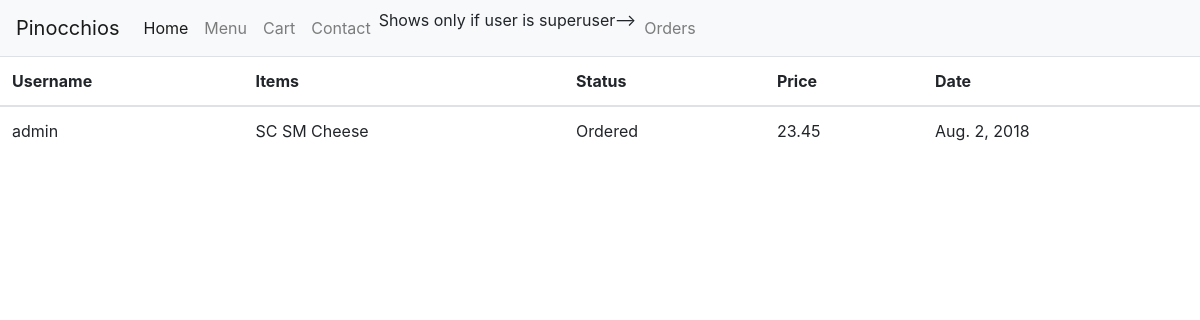
Page /ordersummary (signed in) on the earlier database version.
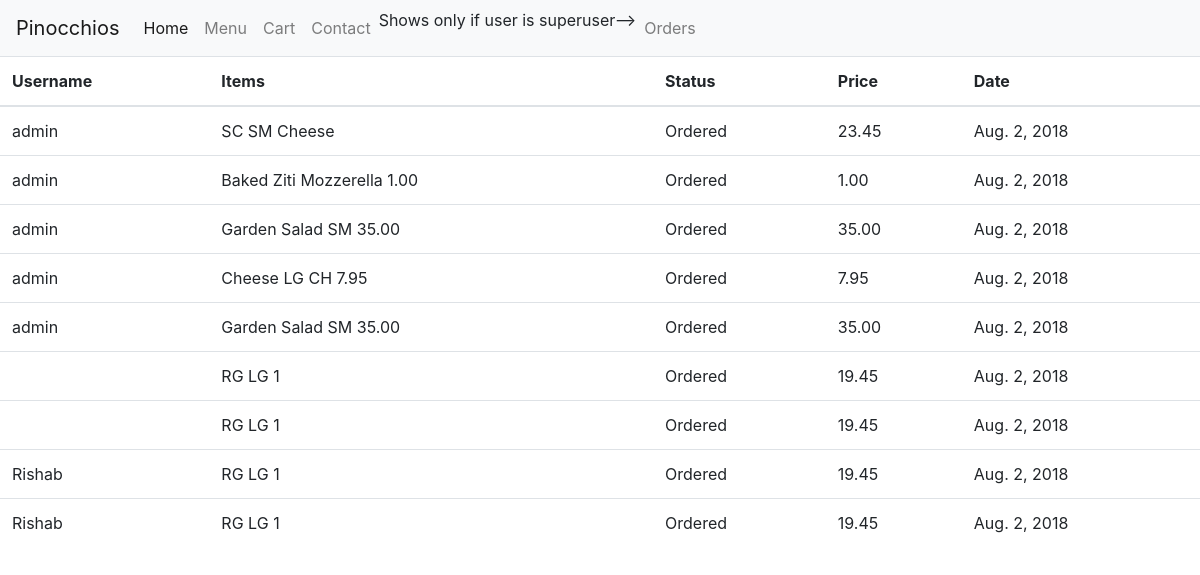
Same page on the later database version.
### orders/models.py (models this page shows, shortened)
class Orders(models.Model):
    Ordered="Ordered"
    Delivered="Delivered"
    Incart="In Cart"
    Status_Choices=(
        (Ordered,'Ordered'),
        (Delivered,'Delivered'),
        (Incart,'In cart')
        )
    Username=models.CharField( max_length=64)
    Items=models.TextField()
    Status=models.TextField(choices=Status_Choices, default="In Cart")
    Date=models.DateField(datetime.now())
    Price=models.DecimalField(
        max_digits=5,
        decimal_places=2,
        default=1
        )
    Toppings=models.ManyToManyField(Toppings,blank = True,)

### orders/views.py (the view)
# urls.py: path("ordersummary",views.ordersummary, name="ordersummary"),
def ordersummary(request):
    Username = request.user.username
    context = {
       "orders" : Orders.objects.all()
     }
    return render(request, "ordersummary.html",context)

### templates/ordersummary.html (shortened to what this page needs)
{% extends 'base.html' %}
{% block content %}
{% if user.is_authenticated%}
<table class="table">
    <thead>
    <tr>
        <th scope="col">Username</th>
        <th scope="col">Items</th>
        <th scope="col">Status</th>
        <th scope="col">Price</th>
        <th scope="col">Date</th>
    </tr>
    </thead>
    <tbody>
    {% for item in orders %}
    <tr>
        <td scope="row">{{ item.Username }}</td>
        <td>{{ item.Items }}</td>
        <td>{{ item.Status }}</td>
        <td>{{ item.Price }}</td>
        <td>{{ item.Date }}</td>
    </tr>
    {% endfor %}
     </tbody>
</table>
{% endif %}
{% endblock %}

### templates/base.html (shortened to what this page needs)
<!DOCTYPE html>
<html>
<head>
  <link rel="stylesheet" href="https://maxcdn.bootstrapcdn.com/bootstrap/4.0.0/css/bootstrap.min.css"></head>
<body>
  <nav class="navbar navbar-expand-sm navbar-light bg-light">
    <a class="navbar-brand" href="/">Pinocchios</a>
    <div class="collapse navbar-collapse" id="navbarNav">
      <ul class="navbar-nav">
        <li class="nav-item active">
          <a class="nav-link" href="/">Home <span class="sr-only">(current)</span></a>
        </li>
        <li class="nav-item">
          <a class="nav-link" href="/menu">Menu</a>
        </li>
        <li class="nav-item" >
          <a class="nav-link" href="/cart">Cart</a>
        </li>
         <li class="nav-item">
          <a class="nav-link" href="/about">Contact </a>
        </li>
        {% if request.user.is_superuser %}
        Shows only if user is superuser-->
        <li class="nav-item">
          <a class="nav-link" href="/ordersummary">Orders </a>
        </li>
        {% else %}
        <li class="nav-item">
          <a class="nav-link" href="/order">Orders </a>
        </li>
        {% endif %}
      </ul>
    </div>
  </nav>
  <main>
    {% block content %}
    {% endblock %}
  </main>
</body>
</html>

### templates/base.html (style rules this page uses)
a { color:black; }

Differences in the rows shown:
added Orders: Username "admin", Items "Baked Ziti Mozzerella 1.00", Status "Ordered", Price "1.00", Date "Aug. 2, 2018"
added Orders: Username "admin", Items "Garden Salad SM 35.00", Status "Ordered", Price "35.00", Date "Aug. 2, 2018"
added Orders: Username "admin", Items "Cheese LG CH 7.95", Status "Ordered", Price "7.95", Date "Aug. 2, 2018"
added Orders: Username "admin", Items "Garden Salad SM 35.00", Status "Ordered", Price "35.00", Date "Aug. 2, 2018"
added Orders: Items "RG LG 1", Status "Ordered", Price "19.45", Date "Aug. 2, 2018"
added Orders: Items "RG LG 1", Status "Ordered", Price "19.45", Date "Aug. 2, 2018"
added Orders: Username "Rishab", Items "RG LG 1", Status "Ordered", Price "19.45", Date "Aug. 2, 2018"
added Orders: Username "Rishab", Items "RG LG 1", Status "Ordered", Price "19.45", Date "Aug. 2, 2018"
